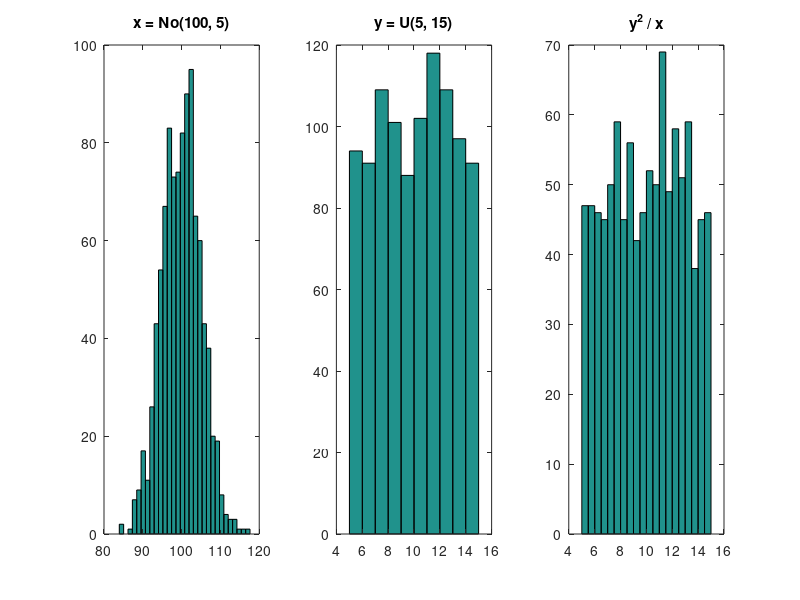

Reproduce this figure in MATLAB.
% Plot the histograms of x (from exercise 2), y = 1000 iid Uniform(5, 15) and y^2 / x side by side.

x = 100 + 5 * randn(1000, 1);
n = 1000;

hold on;

subplot(1, 3, 1);
hist(x, 30);
title('x = No(100, 5)');

y = 5 + (15 - 5) * rand(n, 1);
subplot(1, 3, 2);
hist(y, 10);
title('y = U(5, 15)');

z = y.^2 / x;
subplot(1, 3, 3);
hist(y, 20);
title('y^2 / x');
